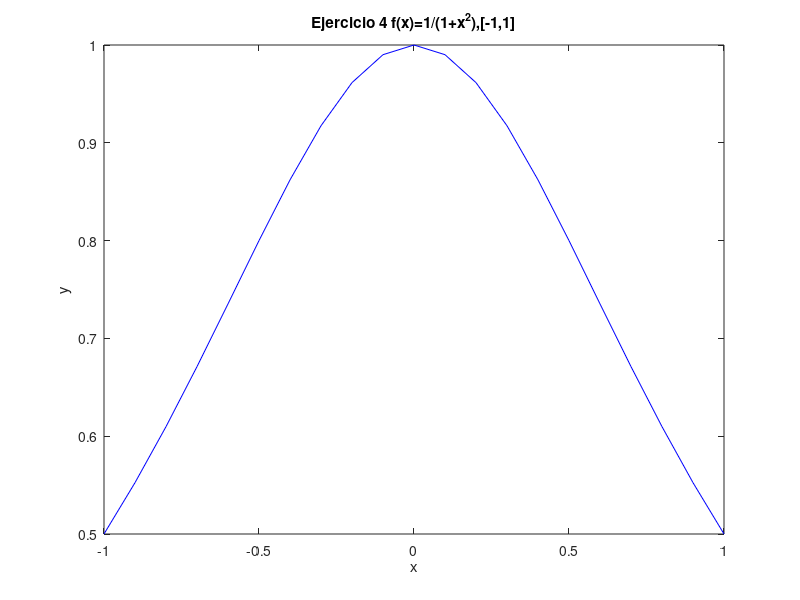

The MATLAB script that drew this image:
% Octave Script
% Title			:1.5 Teorema de Existencia
% Description		:Script para graficar el ejercicio 4 de la actividad 1.5
% Author		:Luis Gerardo Cardozo Carranza (Gerard_CRS) luiscardozo161002@gmail.com
% Date			:20210504
% sion		        :1
% Usage			:octave> /path/Teorema_de_Existencia_Actividad_1.5_Luis Gerardo Cardozo Carranza_3202
% Notes			:Requiere aplicacion octave usar en consola preferentemente.

%Actividad_Ejercicio 4 f(x)=1/(1+x^2),[-1,1]
%Limpiar variables.
clear
%Dominio de la funcion.
x=-1:0.1:1;
%Valor de la funcion.
y=1./(1+x.^2);
%Genera la grafica 
plot(x,y,'b');
%Asigna un nombre a la grafica 
title("Ejercicio 4 f(x)=1/(1+x^2),[-1,1]");
%Etiqueta para x
xlabel("x");
%Etiqueta para y
ylabel("y");
